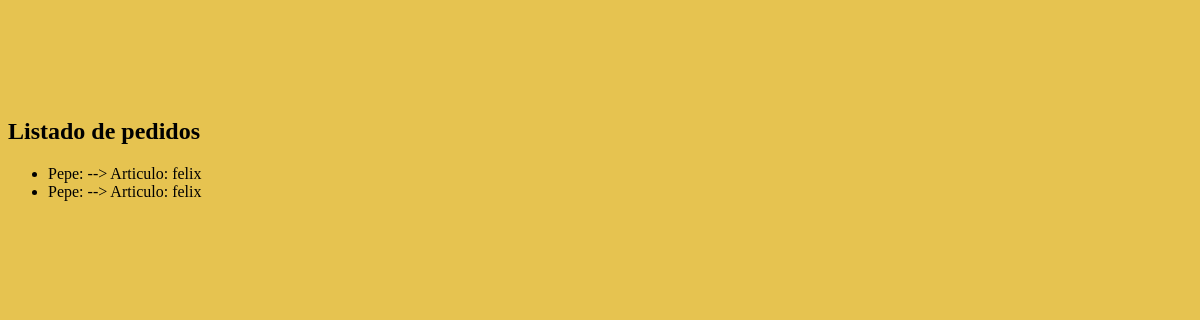
Page /mi_tienda/pedido/ on the earlier database version.
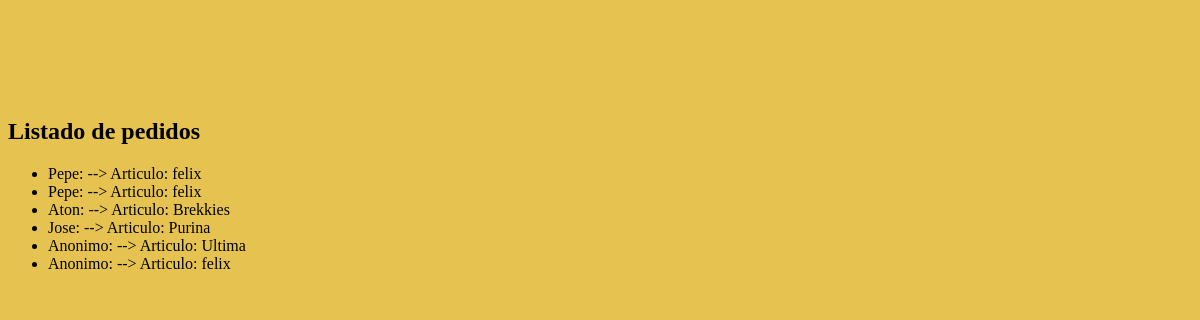
Same page on the later database version.
### mi_tienda/models.py (models this page shows, shortened)
class Pedido(models.Model):
    nombre = models.CharField(max_length=50)
    articulo = models.CharField(max_length=50)

### mi_tienda/views.py (the view)
# urls.py: path('pedido/', views.pedido, name='pedido'),
def pedido(request):
    pedido = Pedido.objects.all()
    return render(request, 'pedido.html', {'pedido':pedido})

### mi_tienda/templates/pedido.html (shortened to what this page needs)
{% load staticfiles %}
<!DOCTYPE html>
  <html lang="es" dir="ltr">
    <head>
      <link rel="stylesheet" href="{% static 'css/formulario.css'%}">
    </head>
    <body>
      <h2>Listado de pedidos</h2>
      <ul>
      {% for ped in pedido %}
          <li>{{ ped.nombre }}: --> Articulo: {{ped.articulo}}</a></li>
      {% endfor %}
      </ul>
    </body>
  </html>

### mi_tienda/static/css/formulario.css (style rules this page uses)
body { background-color: rgb(230,195,80); }
h2 { margin-top: 10%; }

Differences in the rows shown:
added Pedido: nombre "Aton", articulo "Brekkies"
added Pedido: nombre "Jose", articulo "Purina"
added Pedido: nombre "Anonimo", articulo "Ultima"
added Pedido: nombre "Anonimo", articulo "felix"
